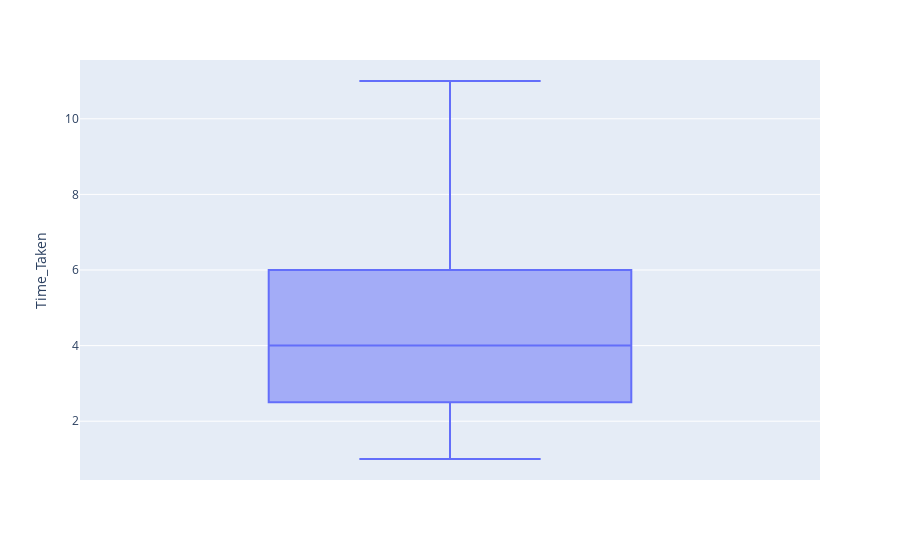

Notebook code cell kept with this figure:
### Code cell
fig = px.box(data, y = 'Time_Taken')
fig.show()

### Figure 1 — Plotly figure (JSON) as saved in the notebook; plotly's stock layout.template omitted (floating-point values rounded to 4 significant figures; data arrays with more than 128 entries replaced by an {"elided": "..."} marker saying what was removed)
{"data": [{"alignmentgroup": "True", "hovertemplate": "Time_Taken=%{y}<extra></extra>", "legendgroup": "", "marker": {"color": "#636efa"}, "name": "", "notched": false, "offsetgroup": "", "orientation": "v", "showlegend": false, "type": "box", "x0": " ", "xaxis": "x", "y": {"elided": "4000 int values"}, "y0": " ", "yaxis": "y"}], "layout": {"boxmode": "group", "legend": {"tracegroupgap": 0}, "margin": {"t": 60}, "xaxis": {"anchor": "y", "domain": [0, 1]}, "yaxis": {"anchor": "x", "domain": [0, 1], "title": {"text": "Time_Taken"}}}}
